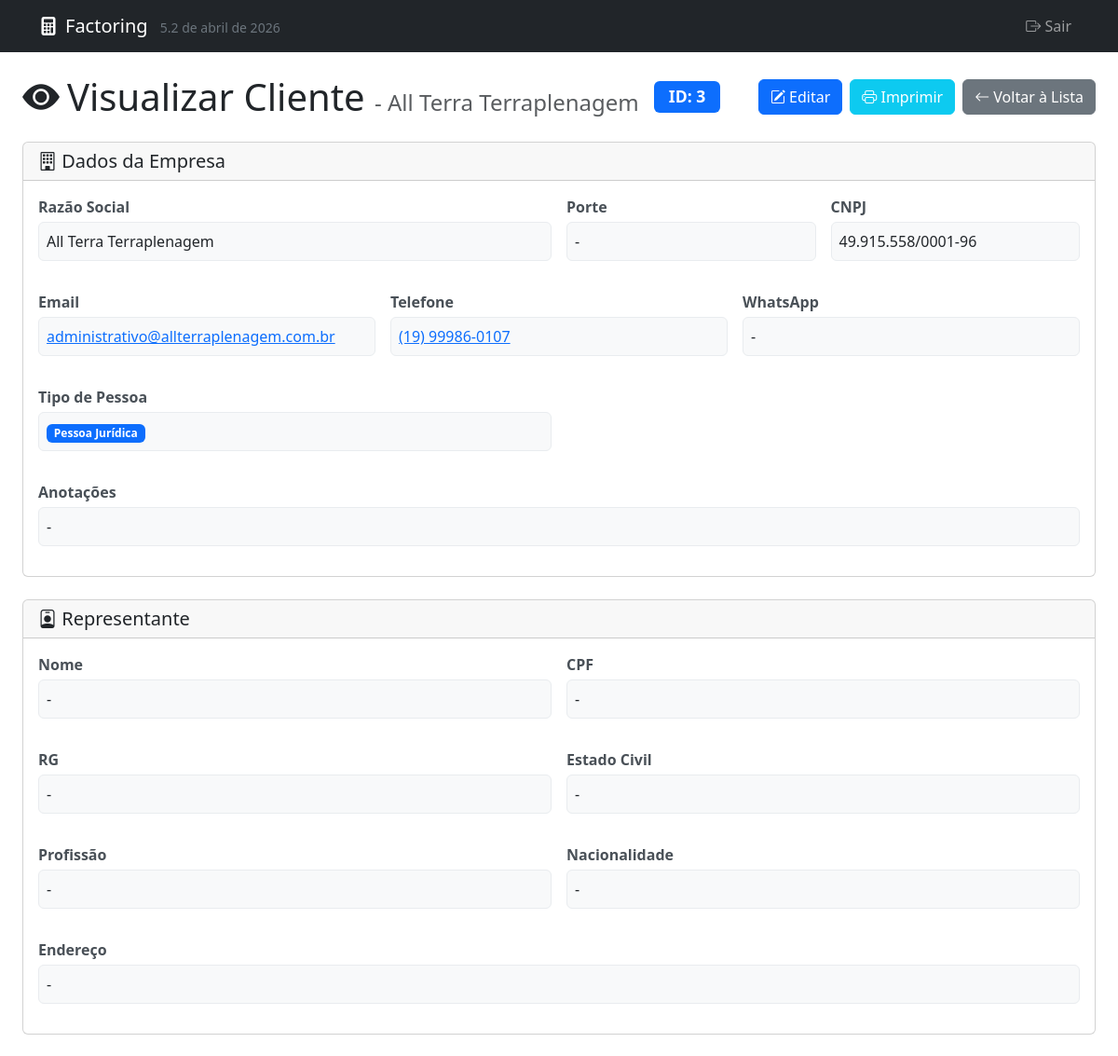
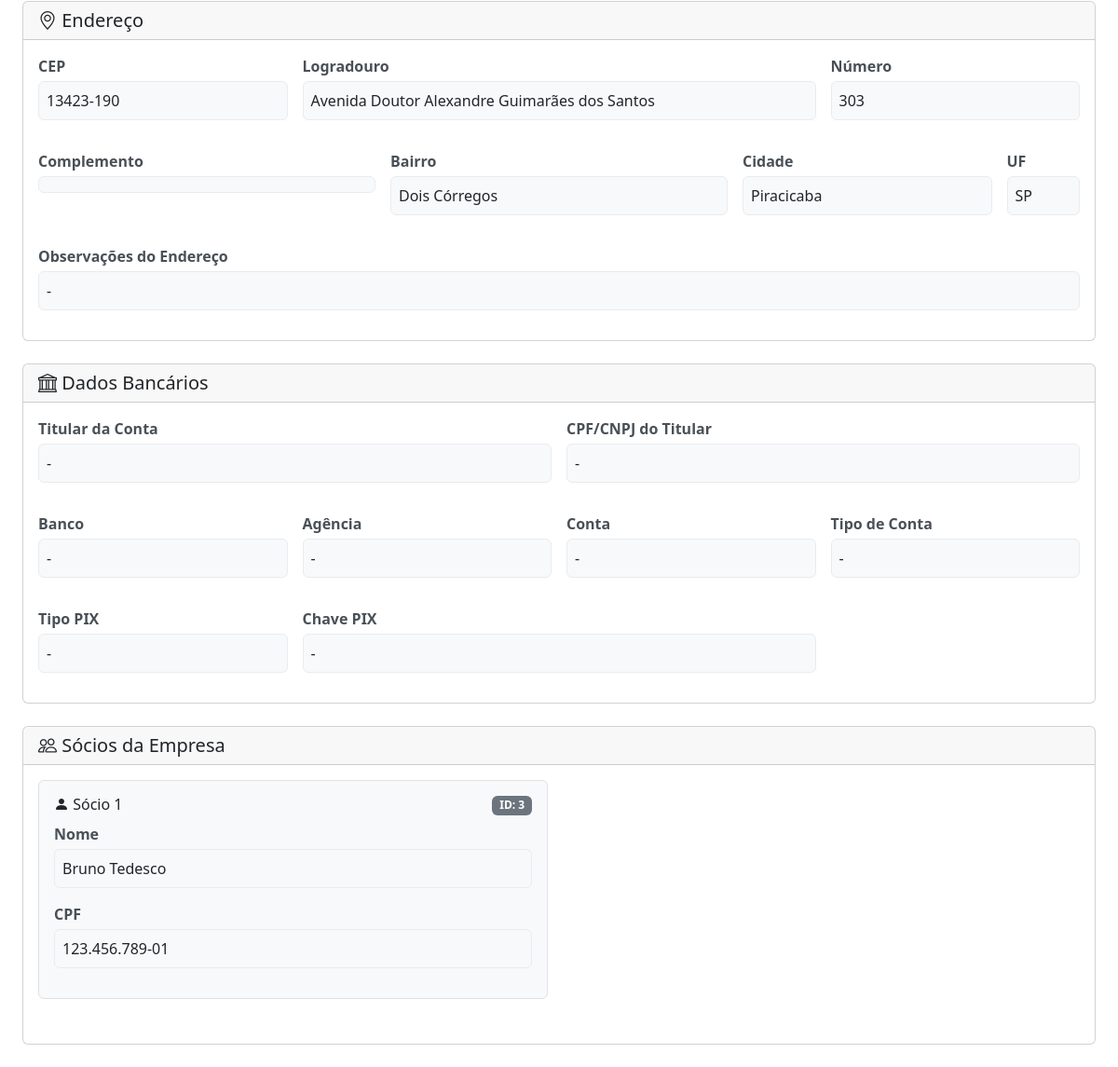
Page /visualizar_cliente.php?id=3 on the committed database (2 pictures, top to bottom).
### tables this page shows
CREATE TABLE `clientes` (
  `id` int(11) NOT NULL AUTO_INCREMENT,
  `nome` varchar(255) NOT NULL,
  `email` varchar(255) DEFAULT NULL,
  `telefone` varchar(50) DEFAULT NULL,
  `tipo_pessoa` enum('FISICA','JURIDICA') NOT NULL DEFAULT 'FISICA',
  `documento_principal` varchar(18) DEFAULT NULL,
  `documento_secundario` varchar(14) DEFAULT NULL,
  `cpf` varchar(14) DEFAULT NULL,
  `cnpj` varchar(18) DEFAULT NULL,
  `documento_socio` varchar(14) DEFAULT NULL,
  `empresa` varchar(255) DEFAULT NULL,
  `endereco` text DEFAULT NULL,
  `cep` varchar(10) DEFAULT NULL,
  `logradouro` varchar(255) DEFAULT NULL,
  `numero` varchar(20) DEFAULT NULL,
  `complemento` varchar(100) DEFAULT NULL,
  `bairro` varchar(100) DEFAULT NULL,
  `cidade` varchar(100) DEFAULT NULL,
  `estado` varchar(2) DEFAULT NULL,
  `data_cadastro` timestamp NOT NULL DEFAULT current_timestamp(),
  PRIMARY KEY (`id`),
  UNIQUE KEY `cpf` (`cpf`),
  UNIQUE KEY `cnpj` (`cnpj`),
  UNIQUE KEY `documento_principal` (`documento_principal`),
  KEY `idx_nome` (`nome`),
  KEY `idx_empresa` (`empresa`)
);

CREATE TABLE `clientes_socios` (
  `id` int(11) NOT NULL AUTO_INCREMENT,
  `cliente_id` int(11) DEFAULT NULL,
  `nome` varchar(255) NOT NULL,
  `cpf` varchar(14) NOT NULL,
  `data_cadastro` timestamp NULL DEFAULT current_timestamp(),
  PRIMARY KEY (`id`),
  KEY `idx_sacado_id` (`cliente_id`),
  KEY `idx_cpf` (`cpf`),
  CONSTRAINT `fk_clientes_socios_cliente` FOREIGN KEY (`cliente_id`) REFERENCES `clientes` (`id`) ON DELETE CASCADE
);

### visualizar_cliente.php (the view, shortened to what the rows shown need)
<?php
require_once 'db_connection.php';
$pageTitle = "Visualizar Cliente";
$cliente = null;
$socios = [];
$clienteId = (int)$_GET['id'];
try {
    $stmt = $pdo->prepare("SELECT * FROM clientes WHERE id = :id");
    $stmt->bindParam(':id', $clienteId, PDO::PARAM_INT);
    $stmt->execute();
    $cliente = $stmt->fetch(PDO::FETCH_ASSOC);
    $stmt_socios = $pdo->prepare("SELECT * FROM clientes_socios WHERE cliente_id = :cliente_id ORDER BY id");
    $stmt_socios->bindParam(':cliente_id', $clienteId, PDO::PARAM_INT);
    $stmt_socios->execute();
    $socios = $stmt_socios->fetchAll(PDO::FETCH_ASSOC);
} catch (PDOException $e) {
    die("Erro ao buscar dados do cliente: " . $e->getMessage());
}
function formatDocumento($documento) {
    $docLimpo = preg_replace('/\D/', '', $documento);
    if (empty($docLimpo)) {
        return '-';
    }
    if (strlen($docLimpo) === 11) {
        return substr($docLimpo, 0, 3) . '.' .
               substr($docLimpo, 3, 3) . '.' .
               substr($docLimpo, 6, 3) . '-' .
               substr($docLimpo, 9, 2);
    } elseif (strlen($docLimpo) === 14) {
        return substr($docLimpo, 0, 2) . '.' .
               substr($docLimpo, 2, 3) . '.' .
               substr($docLimpo, 5, 3) . '/' .
               substr($docLimpo, 8, 4) . '-' .
               substr($docLimpo, 12, 2);
    }
    return htmlspecialchars($documento);
}
function formatTelefone($telefone) {
    $tel = preg_replace('/\D/', '', $telefone);
    if (strlen($tel) == 11) {
        return '(' . substr($tel, 0, 2) . ') ' . substr($tel, 2, 5) . '-' . substr($tel, 7, 4);
    } elseif (strlen($tel) == 10) {
        return '(' . substr($tel, 0, 2) . ') ' . substr($tel, 2, 4) . '-' . substr($tel, 6, 4);
    }
    return $telefone;
}
function formatCEP($cep) {
    $cepLimpo = preg_replace('/\D/', '', $cep);
    if (strlen($cepLimpo) == 8) {
        return substr($cepLimpo, 0, 5) . '-' . substr($cepLimpo, 5, 3);
    }
    return $cep;
}
function formatTextoMultilinhaOuPadrao($valor, $padrao = '-') {
    return !empty($valor) ? nl2br(htmlspecialchars($valor)) : $padrao;
}
$labelNomeEmpresa = 'Razão Social';
?>
<!DOCTYPE html>
<html lang="pt-BR">
<head>
    <link href="https://cdn.jsdelivr.net/npm/bootstrap@5.3.3/dist/css/bootstrap.min.css" rel="stylesheet">
    <link rel="stylesheet" href="https://cdn.jsdelivr.net/npm/bootstrap-icons@1.11.3/font/bootstrap-icons.min.css">
</head>
<body>
    <div class="container-fluid px-3 px-md-4 mt-4">
        <div class="d-flex justify-content-between align-items-center mb-4 flex-wrap gap-2">
            <div class="d-flex align-items-center gap-3">
                <h1 class="mb-0">
                    <i class="bi bi-eye-fill me-2"></i><?php echo htmlspecialchars($pageTitle); ?>
                    <?php if (!empty($cliente['empresa'])): ?>
                        <small class="text-muted fs-4">- <?php echo htmlspecialchars($cliente['empresa']); ?></small>
                    <?php endif; ?>
                </h1>
                <span class="badge bg-primary badge-id">ID: <?php echo $cliente['id']; ?></span>
            </div>
        </div>
        <div class="card mb-4">
            <div class="card-body">
                <div class="row g-3">
                    <div class="col-md-6">
                        <div class="info-label"><?php echo htmlspecialchars($labelNomeEmpresa); ?></div>
                        <div class="info-value"><?php echo htmlspecialchars($cliente['empresa'] ?? '-'); ?></div>
                    </div>
                    <div class="col-md-3">
                        <div class="info-label">CNPJ</div>
                        <div class="info-value"><?php echo formatDocumento($cliente['documento_principal'] ?? ''); ?></div>
                    </div>
                    <div class="col-md-4">
                        <div class="info-value">
                            <?php if (!empty($cliente['email'])): ?>
                                <a href="mailto:<?php echo htmlspecialchars($cliente['email']); ?>"><?php echo htmlspecialchars($cliente['email']); ?></a>
                            <?php else: ?>
                                -
                            <?php endif; ?>
                        </div>
                    </div>
                    <div class="col-md-4">
                        <div class="info-value">
                            <?php if (!empty($cliente['telefone'])): ?>
                                <a href="tel:<?php echo preg_replace('/\D/', '', $cliente['telefone']); ?>"><?php echo formatTelefone($cliente['telefone']); ?></a>
                            <?php else: ?>
                                -
                            <?php endif; ?>
                        </div>
                    </div>
                </div>
            </div>
        </div>
        <div class="card mb-4">
            <div class="card-body">
                <div class="row g-3">
                    <div class="col-md-3">
                        <div class="info-label">CEP</div>
                        <div class="info-value"><?php echo formatCEP($cliente['cep'] ?? ''); ?></div>
                    </div>
                    <div class="col-md-6">
                        <div class="info-label">Logradouro</div>
                        <div class="info-value"><?php echo htmlspecialchars($cliente['logradouro'] ?? '-'); ?></div>
                    </div>
                    <div class="col-md-3">
                        <div class="info-label">Número</div>
                        <div class="info-value"><?php echo htmlspecialchars($cliente['numero'] ?? '-'); ?></div>
                    </div>
                    <div class="col-md-4">
                        <div class="info-label">Bairro</div>
                        <div class="info-value"><?php echo htmlspecialchars($cliente['bairro'] ?? '-'); ?></div>
                    </div>
                    <div class="col-md-3">
                        <div class="info-label">Cidade</div>
                        <div class="info-value"><?php echo htmlspecialchars($cliente['cidade'] ?? '-'); ?></div>
                    </div>
                    <div class="col-md-1">
                        <div class="info-label">UF</div>
                        <div class="info-value"><?php echo htmlspecialchars($cliente['estado'] ?? '-'); ?></div>
                    </div>
                    <div class="col-12">
                        <div class="info-label">Observações do Endereço</div>
                        <div class="info-value"><?php echo formatTextoMultilinhaOuPadrao($cliente['endereco'] ?? ''); ?></div>
                    </div>
                </div>
            </div>
        </div>
        <div class="card mb-4">
            <div class="card-body">
                <?php if (!empty($socios)): ?>
                    <div class="row">
                        <?php foreach ($socios as $index => $socio): ?>
                            <div class="col-md-6 mb-3">
                                <div class="socio-item">
                                    <div class="d-flex justify-content-between align-items-start mb-2">
                                        <h6 class="mb-0"><i class="bi bi-person-fill"></i> Sócio <?php echo $index + 1; ?></h6>
                                        <span class="badge bg-secondary">ID: <?php echo $socio['id']; ?></span>
                                    </div>
                                    <div class="info-label">Nome</div>
                                    <div class="info-value"><?php echo htmlspecialchars($socio['nome']); ?></div>
                                    <div class="info-label">CPF</div>
                                    <div class="info-value"><?php echo formatDocumento($socio['cpf']); ?></div>
                                </div>
                            </div>
                        <?php endforeach; ?>
                    </div>
                <?php else: ?>
                    <div class="text-muted text-center py-3">
                        <i class="bi bi-info-circle"></i> Nenhum sócio cadastrado para esta empresa.
                    </div>
                <?php endif; ?>
            </div>
        </div>
    </div>
</body>
</html>

### rows in the picture
clientes: empresa "All Terra Terraplenagem", id "3", documento_principal "49.915.558/0001-96", email "administrativo@allterraplenagem.com.br", telefone "(19) 99986-0107", cep "13423-190", logradouro "Avenida Doutor Alexandre Guimarães dos Santos", numero "303", bairro "Dois Córregos", cidade "Piracicaba", estado "SP", endereco "-"
clientes_socios: id "3", nome "Bruno Tedesco", cpf "123.456.789-01"

### other values in the picture
$menuAppName "Factoring"
$menuAppVersion "5.2 de abril de 2026"
$pageTitle "Visualizar Cliente"
$tituloDadosPrincipais "Dados da Empresa"
$labelNomeEmpresa "Razão Social"
formatTextoMultilinhaOuPadrao($cliente['anotacoes'] ?? '') "-"
formatValorOuPadrao($cliente['representante_nome'] ?? '') "-"
formatValorOuPadrao($cliente['representante_rg'] ?? '') "-"
formatValorOuPadrao($cliente['representante_estado_civil'] ?? '') "-"
formatValorOuPadrao($cliente['representante_profissao'] ?? '') "-"
formatValorOuPadrao($cliente['representante_nacionalidade'] ?? '') "-"
formatValorOuPadrao($cliente['conta_titular'] ?? '') "-"
formatDocumento($cliente['conta_documento'] ?? '') "-"
formatValorOuPadrao($cliente['conta_banco'] ?? '') "-"
formatValorOuPadrao($cliente['conta_agencia'] ?? '') "-"
